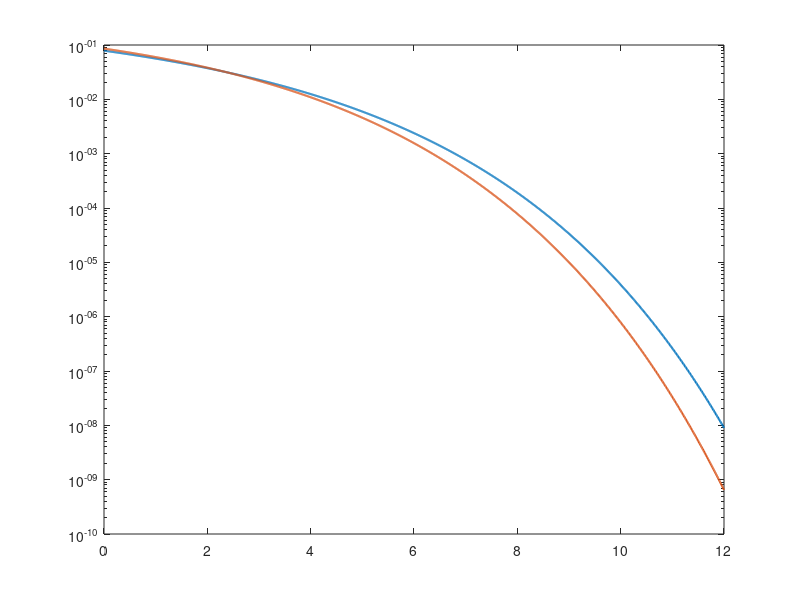

Source code (MATLAB): (Note: this script raises an error after producing the figure.)
%% Partie 4 - Question 11
% Point de croisement et gain de codage

clear;
clc;
close all;

%% Parametres

R = 4/7;

% axe fin en Eb/N0
EbN0_dB = 0:0.01:12;
EbN0 = 10.^(EbN0_dB/10);

% Fonction Q
Q = @(x) 0.5 * erfc(x/sqrt(2));

%% TEB sans codage

TEB_sans = Q(sqrt(2*EbN0));

%% TEB avec Hamming

p = Q(sqrt(2*R*EbN0));

TEB_hamming = zeros(size(p));

for i = 1:length(p)

    Pb = 0;

    for j = 2:7

        Pb = Pb + ...
            (j/7) * nchoosek(7,j) * ...
            p(i)^j * (1-p(i))^(7-j);

    end

    TEB_hamming(i) = Pb;

end

%% point ou Hamming devient avantageux

difference = TEB_hamming - TEB_sans;

indice = find(difference < 0, 1, 'first');

EbN0_croisement = EbN0_dB(indice);

fprintf('Le codage devient avantageux vers Eb/N0 = %.2f dB\n', ...
    EbN0_croisement);

%% Gain pour un TEB = 1e-4

TEB_cible = 1e-4;

% Recherche du Eb/N0 necessaire sans codage
[~, indice_sans] = min(abs(TEB_sans - TEB_cible));
EbN0_sans = EbN0_dB(indice_sans);

% Recherche du Eb/N0 necessaire avec Hamming
[~, indice_hamming] = min(abs(TEB_hamming - TEB_cible));
EbN0_hamming = EbN0_dB(indice_hamming);

% Gain de codage
gain_codage = EbN0_sans - EbN0_hamming;

fprintf('Pour TEB = 1e-4 :\n');
fprintf('Eb/N0 sans codage = %.2f dB\n', EbN0_sans);
fprintf('Eb/N0 avec Hamming = %.2f dB\n', EbN0_hamming);
fprintf('Gain de codage = %.2f dB\n', gain_codage);

%% Limites de Shannon donnes dans le sujet

limite_R = 0.24;
limite_absolue = -1.59;
fprintf('Limite de Shannon pour R = 4/7 : %.2f dB\n', limite_R);
fprintf('Limite absolue : %.2f dB\n', limite_absolue);

%% Trace

figure;
semilogy(EbN0_dB, TEB_sans, 'LineWidth', 1.5);
hold on;

semilogy(EbN0_dB, TEB_hamming, 'LineWidth', 1.5);

yline(TEB_cible, '--');

xline(EbN0_sans, '--');
xline(EbN0_hamming, '--');

grid on;

xlabel('E_b/N_0 (dB)');
ylabel('TEB');

title('Gain de codage du Hamming (7,4)');

legend('Sans codage', ...
       'Avec Hamming', ...
       'TEB = 10^{-4}', ...
       'Location', 'southwest');
